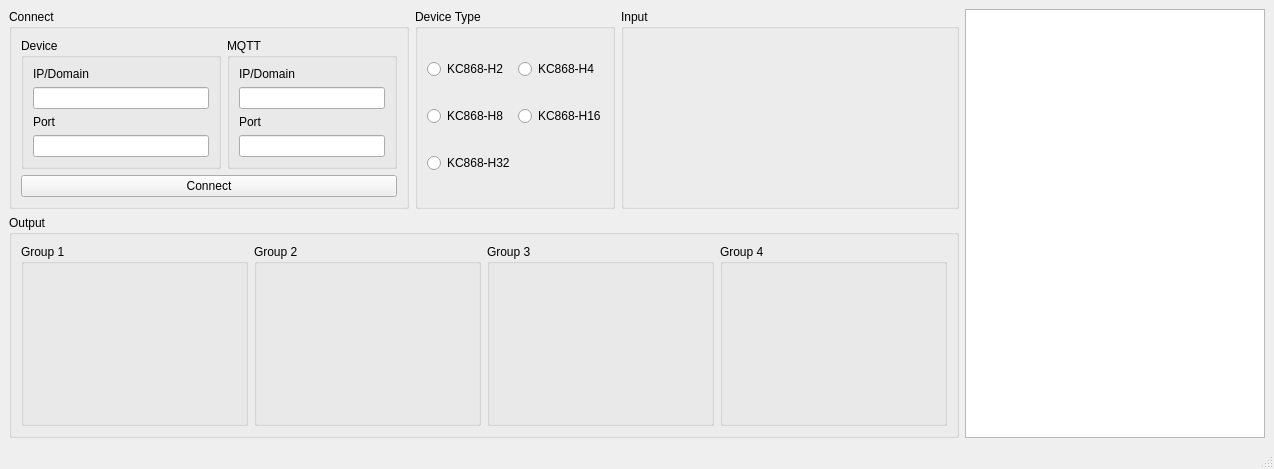
<?xml version="1.0" encoding="UTF-8"?>
<ui version="4.0">
 <class>HADemo</class>
 <widget class="QMainWindow" name="HADemo">
  <property name="geometry">
   <rect>
    <x>0</x>
    <y>0</y>
    <width>1274</width>
    <height>469</height>
   </rect>
  </property>
  <property name="windowTitle">
   <string>Home assistant Demo For KC868-Hx Controller  Made by KinCony</string>
  </property>
  <widget class="QWidget" name="centralwidget">
   <layout class="QGridLayout" name="gridLayout">
    <item row="1" column="2">
     <widget class="QGroupBox" name="gbInput">
      <property name="title">
       <string>Input</string>
      </property>
      <layout class="QGridLayout" name="glInput"/>
     </widget>
    </item>
    <item row="1" column="0">
     <widget class="QGroupBox" name="gbSettings">
      <property name="maximumSize">
       <size>
        <width>400</width>
        <height>200</height>
       </size>
      </property>
      <property name="title">
       <string>Connect</string>
      </property>
      <layout class="QGridLayout" name="gridLayout_2">
       <item row="0" column="0">
        <widget class="QGroupBox" name="gbDevice">
         <property name="maximumSize">
          <size>
           <width>200</width>
           <height>16777215</height>
          </size>
         </property>
         <property name="title">
          <string>Device</string>
         </property>
         <layout class="QGridLayout" name="gridLayout_4">
          <item row="0" column="0">
           <widget class="QLabel" name="label">
            <property name="maximumSize">
             <size>
              <width>16777215</width>
              <height>30</height>
             </size>
            </property>
            <property name="text">
             <string>IP/Domain</string>
            </property>
           </widget>
          </item>
          <item row="1" column="0">
           <widget class="QLineEdit" name="leDeviceIp"/>
          </item>
          <item row="3" column="0">
           <widget class="QLineEdit" name="leDevicePort"/>
          </item>
          <item row="2" column="0">
           <widget class="QLabel" name="label_2">
            <property name="maximumSize">
             <size>
              <width>16777215</width>
              <height>30</height>
             </size>
            </property>
            <property name="text">
             <string>Port</string>
            </property>
           </widget>
          </item>
         </layout>
        </widget>
       </item>
       <item row="0" column="1">
        <widget class="QGroupBox" name="gbMQTT">
         <property name="title">
          <string>MQTT</string>
         </property>
         <layout class="QGridLayout" name="gridLayout_3">
          <item row="1" column="0" rowspan="2" colspan="2">
           <widget class="QLineEdit" name="leMQTTIp"/>
          </item>
          <item row="4" column="0" colspan="2">
           <widget class="QLineEdit" name="leMQTTPort"/>
          </item>
          <item row="3" column="0">
           <widget class="QLabel" name="label_4">
            <property name="text">
             <string>Port</string>
            </property>
           </widget>
          </item>
          <item row="0" column="0">
           <widget class="QLabel" name="label_3">
            <property name="text">
             <string>IP/Domain</string>
            </property>
           </widget>
          </item>
         </layout>
        </widget>
       </item>
       <item row="1" column="0" colspan="2">
        <widget class="QPushButton" name="pbConnect">
         <property name="text">
          <string>Connect</string>
         </property>
        </widget>
       </item>
      </layout>
     </widget>
    </item>
    <item row="1" column="1">
     <widget class="QGroupBox" name="gbDeviceType">
      <property name="maximumSize">
       <size>
        <width>200</width>
        <height>16777215</height>
       </size>
      </property>
      <property name="title">
       <string>Device Type</string>
      </property>
      <layout class="QGridLayout" name="gridLayout_5">
       <item row="4" column="1">
        <widget class="QRadioButton" name="rbH16">
         <property name="text">
          <string>KC868-H16</string>
         </property>
        </widget>
       </item>
       <item row="0" column="1">
        <widget class="QRadioButton" name="rbH4">
         <property name="text">
          <string>KC868-H4</string>
         </property>
        </widget>
       </item>
       <item row="4" column="0">
        <widget class="QRadioButton" name="rbH8">
         <property name="text">
          <string>KC868-H8</string>
         </property>
        </widget>
       </item>
       <item row="7" column="0">
        <widget class="QRadioButton" name="rbH32">
         <property name="text">
          <string>KC868-H32</string>
         </property>
        </widget>
       </item>
       <item row="0" column="0">
        <widget class="QRadioButton" name="rbH2">
         <property name="text">
          <string>KC868-H2</string>
         </property>
        </widget>
       </item>
      </layout>
     </widget>
    </item>
    <item row="2" column="0" colspan="3">
     <widget class="QGroupBox" name="gbOutput">
      <property name="title">
       <string>Output</string>
      </property>
      <layout class="QGridLayout" name="glOutput">
       <item row="0" column="0">
        <widget class="QGroupBox" name="gb1">
         <property name="title">
          <string>Group 1</string>
         </property>
        </widget>
       </item>
       <item row="0" column="1">
        <widget class="QGroupBox" name="gb2">
         <property name="title">
          <string>Group 2</string>
         </property>
        </widget>
       </item>
       <item row="0" column="2">
        <widget class="QGroupBox" name="gb3">
         <property name="title">
          <string>Group 3</string>
         </property>
        </widget>
       </item>
       <item row="0" column="3">
        <widget class="QGroupBox" name="gb4">
         <property name="title">
          <string>Group 4</string>
         </property>
        </widget>
       </item>
      </layout>
     </widget>
    </item>
    <item row="1" column="3" rowspan="2">
     <widget class="QPlainTextEdit" name="pteCommand">
      <property name="maximumSize">
       <size>
        <width>300</width>
        <height>16777215</height>
       </size>
      </property>
     </widget>
    </item>
   </layout>
  </widget>
  <widget class="QMenuBar" name="menubar">
   <property name="geometry">
    <rect>
     <x>0</x>
     <y>0</y>
     <width>1274</width>
     <height>23</height>
    </rect>
   </property>
  </widget>
  <widget class="QStatusBar" name="statusbar"/>
 </widget>
 <resources/>
 <connections>
  <connection>
   <sender>pbConnect</sender>
   <signal>clicked()</signal>
   <receiver>HADemo</receiver>
   <slot>connect()</slot>
   <hints>
    <hint type="sourcelabel">
     <x>157</x>
     <y>316</y>
    </hint>
    <hint type="destinationlabel">
     <x>176</x>
     <y>357</y>
    </hint>
   </hints>
  </connection>
  <connection>
   <sender>rbH2</sender>
   <signal>clicked()</signal>
   <receiver>HADemo</receiver>
   <slot>changeDeviceType()</slot>
   <hints>
    <hint type="sourcelabel">
     <x>257</x>
     <y>88</y>
    </hint>
    <hint type="destinationlabel">
     <x>221</x>
     <y>28</y>
    </hint>
   </hints>
  </connection>
  <connection>
   <sender>rbH4</sender>
   <signal>clicked()</signal>
   <receiver>HADemo</receiver>
   <slot>changeDeviceType()</slot>
   <hints>
    <hint type="sourcelabel">
     <x>229</x>
     <y>135</y>
    </hint>
    <hint type="destinationlabel">
     <x>266</x>
     <y>25</y>
    </hint>
   </hints>
  </connection>
  <connection>
   <sender>rbH8</sender>
   <signal>clicked()</signal>
   <receiver>HADemo</receiver>
   <slot>changeDeviceType()</slot>
   <hints>
    <hint type="sourcelabel">
     <x>280</x>
     <y>184</y>
    </hint>
    <hint type="destinationlabel">
     <x>412</x>
     <y>25</y>
    </hint>
   </hints>
  </connection>
  <connection>
   <sender>rbH16</sender>
   <signal>clicked()</signal>
   <receiver>HADemo</receiver>
   <slot>changeDeviceType()</slot>
   <hints>
    <hint type="sourcelabel">
     <x>285</x>
     <y>235</y>
    </hint>
    <hint type="destinationlabel">
     <x>284</x>
     <y>330</y>
    </hint>
   </hints>
  </connection>
  <connection>
   <sender>rbH32</sender>
   <signal>clicked()</signal>
   <receiver>HADemo</receiver>
   <slot>changeDeviceType()</slot>
   <hints>
    <hint type="sourcelabel">
     <x>297</x>
     <y>285</y>
    </hint>
    <hint type="destinationlabel">
     <x>311</x>
     <y>332</y>
    </hint>
   </hints>
  </connection>
 </connections>
 <slots>
  <slot>connect()</slot>
  <slot>changeDeviceType()</slot>
 </slots>
</ui>
